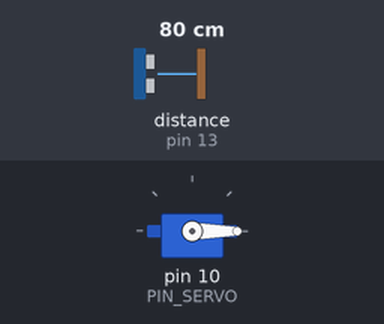
This sketch was run on a simulated Arduino Uno, built with avr-gcc and run on an emulated ATmega328P. Shown: servo. Wiring (inferred from the names in the program): ultrasonic range finder: trigger pin 12; echo pin 13. The inputs (shaded band) are chosen by the test bench; at power-on: distance to the obstacle (sensor on pin 13) 80 cm. The echo pulse lasts 58.3 µs per cm.

Above: at 1.5 s.
1.6 s: distance to the obstacle (sensor on pin 13) set to 25 cm
3.2 s: distance to the obstacle (sensor on pin 13) set to 21 cm
At 3.87 s:
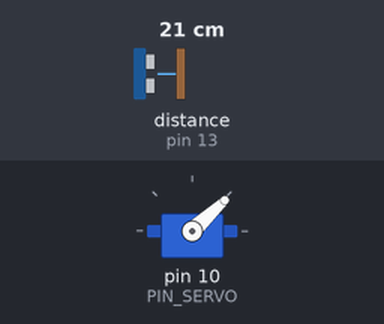
At 5.5 s:
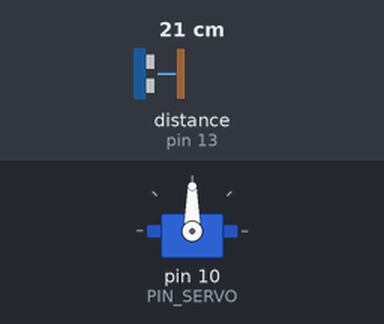
Timing chart, 0 to 7.0 s (numbered marks = the images above; inputs shaded):
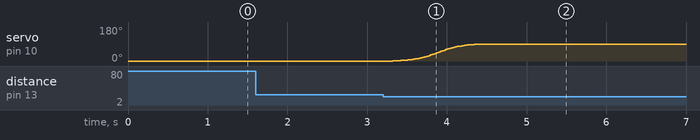

Measured:
- the behaviour switches between 23 and 22 cm on distance to the obstacle (sensor on pin 13) (found by bisection; images 0 and 1)
- after the input at 1.6 s, every drawn part: stays the same
- after the input at 3.2 s, servo on pin 10 (PIN_SERVO): moves from 0° to 90° over 1.1 s, starting after 0.12 s

The sketch:

10_test_1.ino
```cpp
#include <Servo.h>
#include <math.h>

// ====== 핀 설정 ======
#define PIN_SERVO 10
#define PIN_TRIG  12
#define PIN_ECHO  13

// ====== 서보/동작 파라미터 ======
static const int   ANGLE_CLOSED = 0;    // 닫힘 각도 (차단기 내려감)
static const int   ANGLE_OPENED = 90;   // 열림 각도 (차단기 올라감) — 서보 설치에 맞게 조정
static const unsigned long MOVE_MS = 1200; // 1.2초로 충분히 부드럽게

// ====== 거리/센서 파라미터 ======
static const float SND_VEL  = 346.0;     // m/s (24℃ 기준)
static const int   INTERVAL = 25;        // 센서 샘플링 주기(ms)
static const int   PULSE_US = 10;        // 트리거 펄스(us)
static const float EMA_ALPHA = 0.3;      // EMA 가중치 (0~1), 1이면 필터 해제
// 히스테리시스: 가까워지면 OPEN_DIST 이하에서 열고, 멀어지면 CLOSE_DIST 이상에서 닫음
static const int   OPEN_DIST_MM  = 220;  // 이 거리 이하면 "열기"
static const int   CLOSE_DIST_MM = 260;  // 이 거리 이상이면 "닫기"
// pulseIn 타임아웃(us): INTERVAL의 절반 정도 권장
static const unsigned long ECHO_TIMEOUT_US = (INTERVAL / 2) * 1000UL;

// ====== 전역 ======
Servo gate;
unsigned long lastSample = 0;
bool emaInited = false;
float distEma = 9999.0;

// 모션 상태
enum GateState {IDLE, OPENING, CLOSING};
GateState state = IDLE;
unsigned long moveStart = 0;
int startAngle = ANGLE_CLOSED;
int targetAngle = ANGLE_CLOSED;

// ====== 유틸 ======
float measureDistanceMM() {
  // 트리거
  digitalWrite(PIN_TRIG, LOW);
  delayMicroseconds(2);
  digitalWrite(PIN_TRIG, HIGH);
  delayMicroseconds(PULSE_US);
  digitalWrite(PIN_TRIG, LOW);

  // 에코 시간 측정(us)
  unsigned long duration = pulseIn(PIN_ECHO, HIGH, ECHO_TIMEOUT_US);
  if (duration == 0) return NAN; // 타임아웃

  // 거리(mm) = (음속 m/s * 1000 mm/m * 왕복시간 us * 1e-6 s/us) / 2
  // = 0.5 * 346000 * duration * 1e-6 = 0.173 * duration
  return 0.173f * (float)duration;
}

float emaUpdate(float prev, float sample) {
  if (isnan(sample)) return prev; // 타임아웃은 EMA 유지
  if (!emaInited) { emaInited = true; return sample; }
  return EMA_ALPHA * sample + (1.0f - EMA_ALPHA) * prev;
}

// Sigmoid easing: u∈[0,1] -> [0,1], 중앙 가속·후반 감속이 자연스럽게
// 로지스틱 정규화: 중앙(0.5) 대칭, k로 곡률 조절
float easeSigmoid(float u) {
  const float k = 8.0f; // 6~10 사이 권장 (값↑ => 중앙 가속감↑, 양끝 더 부드러움)
  // logistic(x)=1/(1+e^-x), 구간 [0,1]에서 정규화
  float L0 = 1.0f / (1.0f + expf(+k * 0.5f));   // u=0 -> x=-k/2
  float L1 = 1.0f / (1.0f + expf(-k * 0.5f));   // u=1 -> x=+k/2
  float Lu = 1.0f / (1.0f + expf(-k * (u - 0.5f)));
  return (Lu - L0) / (L1 - L0);
}

void startMove(int newTarget) {
  // 현재 각도에서 새 목표로 이동 시작
  startAngle = gate.read(); // 라이브러리 추정값(근사), 시작 직전에 보정
  targetAngle = newTarget;
  moveStart = millis();
  state = (targetAngle > startAngle) ? OPENING : CLOSING;
}

void updateMove() {
  if (state == IDLE) return;
  unsigned long elapsed = millis() - moveStart;
  if (elapsed >= MOVE_MS) {
    gate.write(targetAngle);
    state = IDLE;
    return;
  }
  float u = (float)elapsed / (float)MOVE_MS;        // 0→1
  float e = easeSigmoid(u);                         // 시그모이드 이징
  float angle = startAngle + (targetAngle - startAngle) * e;
  gate.write((int)(angle + 0.5f));
}

void setup() {
  pinMode(PIN_TRIG, OUTPUT);
  pinMode(PIN_ECHO, INPUT);
  gate.attach(PIN_SERVO);
  gate.write(ANGLE_CLOSED);
  delay(300);
}

void loop() {
  // 1) 주기적으로 거리 샘플링 + EMA
  unsigned long now = millis();
  if (now - lastSample >= INTERVAL) {
    lastSample = now;
    float d = measureDistanceMM();
    distEma = emaUpdate(distEma, d);

    // 2) 상태 전환 (히스테리시스)
    if (state == IDLE) {
      if (distEma <= OPEN_DIST_MM) {
        if (gate.read() != ANGLE_OPENED) startMove(ANGLE_OPENED);
      } else if (distEma >= CLOSE_DIST_MM) {
        if (gate.read() != ANGLE_CLOSED) startMove(ANGLE_CLOSED);
      }
    }
  }

  // 3) 모션 업데이트(부드럽게 이동)
  updateMove();
}
```
